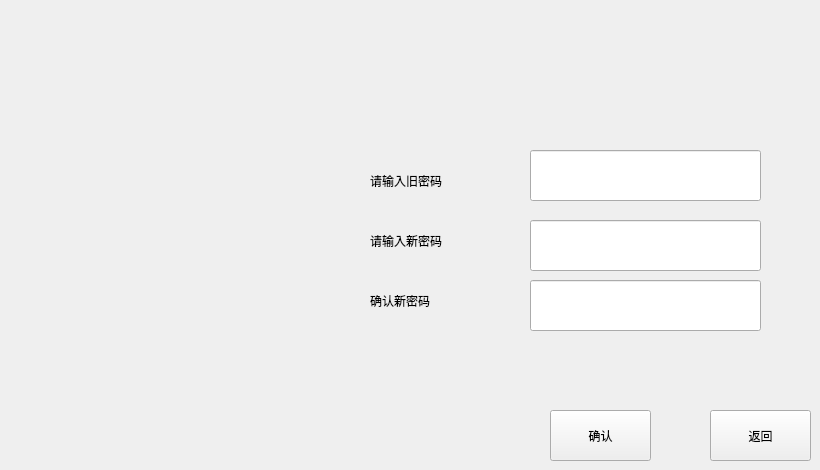
    <widget class="QWidget" name="passPage">
     <widget class="QLineEdit" name="oldPasswordText">
      <property name="geometry">
       <rect>
        <x>530</x>
        <y>150</y>
        <width>231</width>
        <height>51</height>
       </rect>
      </property>
     </widget>
     <widget class="QLineEdit" name="newPasswordText">
      <property name="geometry">
       <rect>
        <x>530</x>
        <y>220</y>
        <width>231</width>
        <height>51</height>
       </rect>
      </property>
     </widget>
     <widget class="QLabel" name="label">
      <property name="geometry">
       <rect>
        <x>370</x>
        <y>160</y>
        <width>121</width>
        <height>41</height>
       </rect>
      </property>
      <property name="text">
       <string>请输入旧密码</string>
      </property>
     </widget>
     <widget class="QLabel" name="label_2">
      <property name="geometry">
       <rect>
        <x>370</x>
        <y>220</y>
        <width>121</width>
        <height>41</height>
       </rect>
      </property>
      <property name="text">
       <string>请输入新密码</string>
      </property>
     </widget>
     <widget class="QLabel" name="label_5">
      <property name="geometry">
       <rect>
        <x>370</x>
        <y>280</y>
        <width>121</width>
        <height>41</height>
       </rect>
      </property>
      <property name="text">
       <string>确认新密码</string>
      </property>
     </widget>
     <widget class="QLineEdit" name="againText">
      <property name="geometry">
       <rect>
        <x>530</x>
        <y>280</y>
        <width>231</width>
        <height>51</height>
       </rect>
      </property>
     </widget>
     <widget class="QPushButton" name="confirmpassBtn">
      <property name="geometry">
       <rect>
        <x>550</x>
        <y>410</y>
        <width>101</width>
        <height>51</height>
       </rect>
      </property>
      <property name="text">
       <string>确认</string>
      </property>
     </widget>
     <widget class="QPushButton" name="gobackBtn">
      <property name="geometry">
       <rect>
        <x>710</x>
        <y>410</y>
        <width>101</width>
        <height>51</height>
       </rect>
      </property>
      <property name="text">
       <string>返回</string>
      </property>
     </widget>
    </widget>
